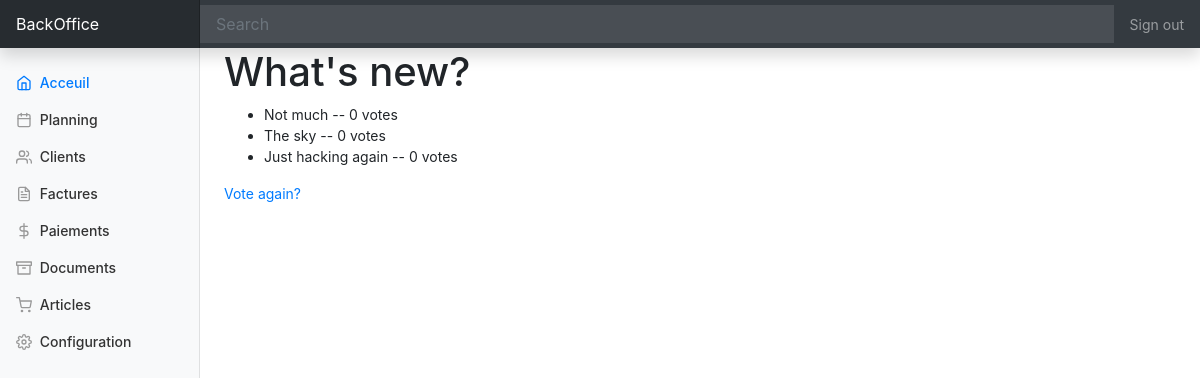
The app's page /polls/1/results/, older data.
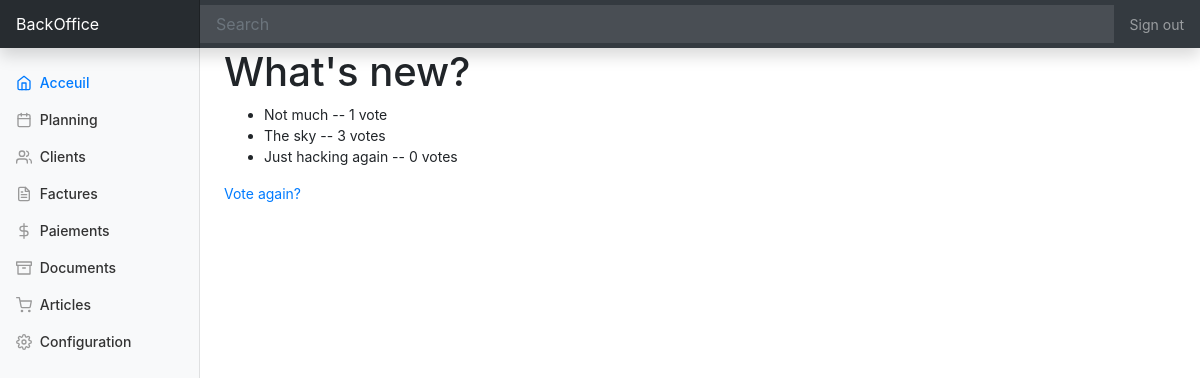
The same page, newer data.
### polls/models.py (models this page shows, shortened)
class Choice(models.Model):
    question = models.ForeignKey(Question, on_delete=models.CASCADE)
    choice_text = models.CharField(max_length=200)
    votes = models.IntegerField(default=0)

### polls/views.py (the view)
# urls.py: path('<int:pk>/results/', views.ResultsView.as_view(), name='results'),
class ResultsView(generic.DetailView):
    model = Question
    template_name = 'polls/results.html'

### polls/templates/polls/results.html
{% extends 'polls/base.html' %}
{% block content %}
<h1>{{ question.question_text }}</h1>
<ul>
{% for choice in question.choice_set.all %}
    <li>{{ choice.choice_text }} -- {{ choice.votes }} vote{{ choice.votes|pluralize }}</li>
{% endfor %}
</ul>
<a href="{% url 'polls:detail' question.id %}">Vote again?</a>
{% endblock %}

Row changes from the older to the newer data that the page shows:
changed Choice "Not much": votes "0" → "1"
changed Choice "The sky": votes "0" → "3"
